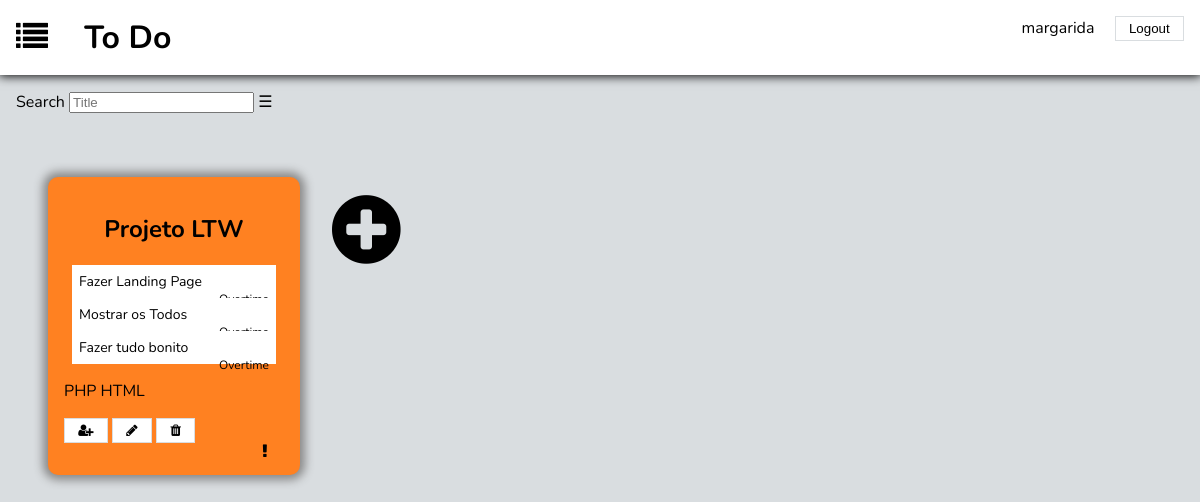
Page /home_page.php (signed in) on the committed database.
### tables this page shows
CREATE TABLE belongs (
	list_id INTEGER REFERENCES lists NOT NULL, 
	usr_id INTEGER REFERENCES users NOT NULL,
	PRIMARY KEY(list_id, usr_id)
);

CREATE TABLE lists (
	id INTEGER PRIMARY KEY AUTOINCREMENT,
	title VARCHAR NOT NULL,
	done INTEGER DEFAULT(-1),
	priority INTEGER DEFAULT(3)
);

CREATE TABLE hasCategories (
	list_id INTEGER REFERENCES lists NOT NULL,
	cat_id INTEGER REFERENCES categories NOT NULL,
	PRIMARY KEY(list_id, cat_id)
);

CREATE TABLE categories (
	cat_id INTEGER PRIMARY KEY AUTOINCREMENT,
	cat_name VARCHAR NOT NULL
);

### database/list.php (called while the page is built, shortened)
<?php
	function getAllLists($username){
		global $dbh;
		$stmt = $dbh->prepare("SELECT * FROM lists, users, belongs
								WHERE lists.id = belongs.list_id AND belongs.usr_id = users.usr_id AND usr_username = ?;");
		$stmt->execute(array($username));
		return $stmt->fetchAll();
	}
	function getListCategories($list_id){
		global $dbh;
		$stmt = $dbh->prepare("SELECT * FROM lists, hasCategories, categories
								WHERE hasCategories.list_id = lists.id AND hasCategories.cat_id = categories.cat_id AND lists.id = ?");
		$stmt->execute(array($list_id));
		return $stmt->fetchAll();
	}
	function getListTodos($list_id){
		global $dbh;
		$stmt = $dbh->prepare("SELECT todos.todo_id, todos.name, todos.limit_date, todos.done FROM todos, hasItems, lists
								WHERE lists.id = hasItems.list_id AND hasItems.todo_id = todos.todo_id AND lists.id = ?");
		$stmt->execute(array($list_id));
		return $stmt->fetchAll();
	}
?>

### templates/todos/time.php (called while the page is built, shortened)
<?php
	function getTimeDiff($ref){
		$currdt = new DateTime("now");
		$refdt = new DateTime($ref);
		$days = $currdt->diff($refdt)->format('%R%a');
		if($days > 0)
			$resMsg = intval($days) . " day(s) remaining";
		else
			$resMsg = "Overtime";
		return $resMsg;
	}
?>

### templates/todos/show_lists.php (the view, shortened to what this page needs)
<div id="search">
	<label>Search
		<input type="search" placeholder="Title" name="search_title">
	</label>
	<label class="hamburger" for="hamburger"></label>
</div>
<section id="lists">
	<?php foreach ($lists as $list) { ?>
	<?php
	if($list['priority'] == 1)
		$priority = 'p1';
	else if($list['priority'] == 2)
		$priority = 'p2';
	else if($list['priority'] == 3)
		$priority = 'p3';
	$alert = "";
	if($list['done'] == 1)
		$check = 'check';
	else
		$check = 'not_check';
	?>
	<a href="list_page.php?list_id=<?= $list['list_id']?>">
		<div id=<?= $list['id']?> class="list <?= $priority?> <?= $check?>">
			<h2><?= $list['title']?></h2>
			<div class="todos">
				<?php foreach ($todos[$list['id']] as $todo) { ?>
				<?php
					if($todo['done'] == -1){
						$todoStatus = getTimeDiff($todo['limit_date']);
						if($alert != "Overtime" && $todoStatus == "Overtime")
							$alert = "alert";
					}
					else
						$todoStatus = "Done";
				?>
				<div class="todo">
					<p><?= $todo['name']?></p>
					<span><?= $todoStatus ?></span>
				</div>
				<?php } ?>
			</div>
			<div class="categories">
				<?php foreach ($categories[$list['id']] as $cat) { ?>
				<div class="category">
					<p><?= $cat['cat_name']?></p>
				</div>
				<?php } ?>
			</div>
			<button name="Invite"><i class="fa fa-user-plus" aria-hidden="true"></i></button>
			<button name="Edit"><i class="fa fa-pencil" aria-hidden="true"></i></button>
			<button name="Remove"><i class="fa fa-1x fa-trash" aria-hidden="true"></i></button>
			<i class="mark fa fa-exclamation <?= $alert?>" aria-hidden="true"></i>
		</div>
	</a>
		<?php } ?>
		<div id="ultimo">
			<a href="#"><i class="fa fa-plus-circle" aria-hidden="true"></i></a>
		</div>
</section>

### css/todos.css (style rules this page uses)
body { background-color: #d9dde0; font-family: 'Nunito', sans-serif; margin: 0; }
a { text-decoration: none; color: black; }
button, input[type="Submit"] { padding: 0.3em 1em; background-color: white; border: 1px solid #d9dde0; color: black; }
#lists a { text-decoration: none; color: black; }
#lists { margin: 2em; display: grid; grid-template-columns: 25% 25% 25% 25%; grid-template-rows: auto; }
#lists > * { display: inline-block; margin: 1em 1em; }
.list { background-color: white; padding: 1em; border-radius: 10px; box-shadow: 0px 0px 10px 5px #888888; transition: transform 0.5s; }
#ultimo a { font-size: 5em; max-width: 10em; }
.list .mark { display: inline; margin-left: 90%; display: none; }
.list .alert { display: inherit; animation-duration: 2s; animation-name: blink; animation-iteration-count: infinite; }
.list h2 { text-align: center; border-radius: 10px; }
.todos { display: block; margin: 0 0.5em; border-radius: 10px; }
.todo { background-color: white; position: relative; padding: 0.5em; font-size: 14px; }
.todo span { font-size: 12px; }
.todo p { display: inline; }
span { margin-left: 2em; float: right; }
.category { display: inline-block; }
.p2 { background-color: #ff8121; }
#search { display: inline-block; color: black; margin: 1em; }
#search .hamburger:before { content: "\2630"; }

### rows in the picture
belongs: list.title "Projeto LTW", name "Fazer Landing Page", name "Mostrar os Todos", name "Fazer tudo bonito", todoStatus "Overtime"
hascategories: cat.cat_name "PHP"
hascategories: cat.cat_name "HTML"

### other values in the picture
$_SESSION['username'] "margarida"
